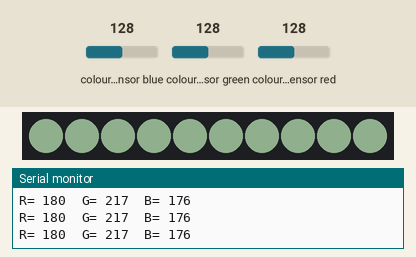
Bench run of a sketch on a simulated Arduino Uno, built with avr-gcc and run on an emulated ATmega328P. Parts: 10 RGB LEDs in strip order, left to right, the last lines printed to the serial monitor. Wiring (inferred from the names in the program): TCS3200 colour sensor: output pin 8; S2 pin 6; S3 pin 7; S0 pin 4; S1 pin 5. The inputs (shaded band) are chosen by the test bench; at power-on: colour sensor blue 128, colour sensor green 128, colour sensor red 128. Dim RGB values are drawn brighter than linear.

Above: at 1.2 s.
1.3 s: colour sensor blue set to 5
At 2.6 s:
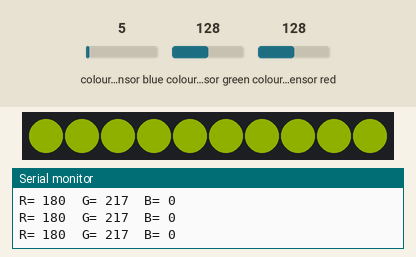
2.9 s: colour sensor green set to 5
At 4.4 s:
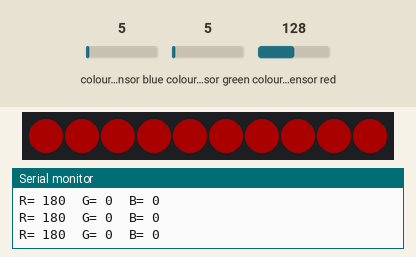
4.7 s: colour sensor blue set to 128
At 5.9 s:
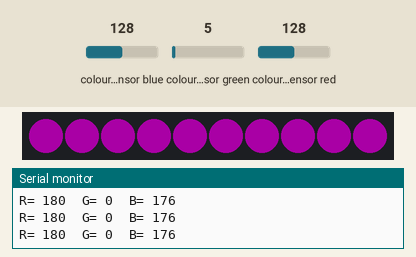
6.2 s: colour sensor red set to 5
At 7.7 s:
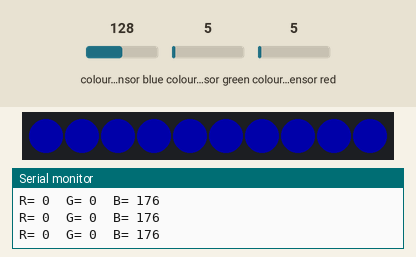
8.0 s: colour sensor green set to 64
At 9.5 s:
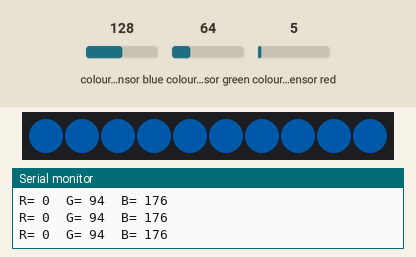
9.8 s: colour sensor red set to 128
At 10.4 s:
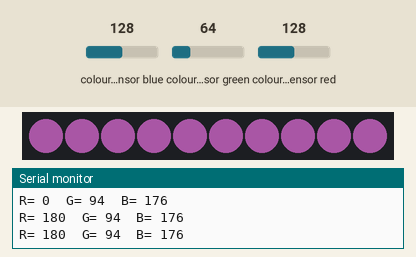
Timing chart, 0 to 12.6 s (numbered marks = the images above; inputs shaded):
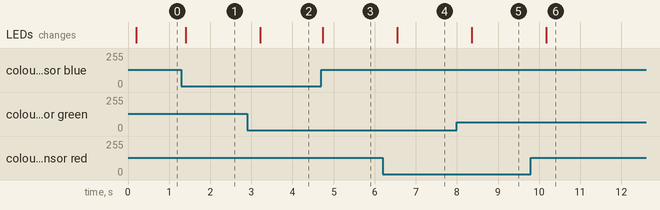

The sketch:

chameleon.ino
```cpp
#include <Adafruit_NeoPixel.h>
#ifdef __AVR__
#include <avr/power.h>
#endif

 // Which pin on the Arduino is connected to the NeoPixels?
#define PIN      9

 // How many NeoPixels are attached to the Arduino?
#define NUMPIXELS 10

Adafruit_NeoPixel pixels = Adafruit_NeoPixel(NUMPIXELS, PIN, NEO_GRB + NEO_KHZ800);

int delayval = 333; // delay

#define S0 4
#define S1 5
#define S2 6
#define S3 7
#define sensorOut 8

int frequency = 0;
int Red, Green, Blue;

void setup() {
  pinMode(S0, OUTPUT);
  pinMode(S1, OUTPUT);
  pinMode(S2, OUTPUT);
  pinMode(S3, OUTPUT);
  pinMode(sensorOut, INPUT);

  // Setting frequency-scaling to 20%
  digitalWrite(S0,HIGH);
  digitalWrite(S1,LOW);

  Serial.begin(9600);
  pixels.begin(); // This initializes the NeoPixel library.
}

void loop() {
  // Setting red filtered photodiodes to be read
  digitalWrite(S2,LOW);
  digitalWrite(S3,LOW);
  // Reading the output frequency
  frequency = pulseIn(sensorOut, LOW);
  //Remaping the value of the frequency to the RGB Model of 0 to 255
  frequency = map(frequency, 25,72,255,0);
  if (frequency < 0) {
    frequency = 0;
  }
  if (frequency > 255) {
    frequency = 255;
  }
  Red= frequency;
  // Printing the value on the serial monitor
  Serial.print("R= ");//printing name
  Serial.print(frequency);//printing RED color frequency
  Serial.print("  ");
  delay(100);

  // Setting Green filtered photodiodes to be read
  digitalWrite(S2,HIGH);
  digitalWrite(S3,HIGH);
  // Reading the output frequency
  frequency = pulseIn(sensorOut, LOW);
  //Remaping the value of the frequency to the RGB Model of 0 to 255
  frequency = map(frequency, 30,90,255,0);
  if (frequency < 0) {
    frequency = 0;
  }
  if (frequency > 255) {
    frequency = 255;
  }
  Green = frequency;
  // Printing the value on the serial monitor
  Serial.print("G= ");//printing name
  Serial.print(frequency);//printing RED color frequency
  Serial.print("  ");
  delay(100);

  // Setting Blue filtered photodiodes to be read
  digitalWrite(S2,LOW);
  digitalWrite(S3,HIGH);
  // Reading the output frequency
  frequency = pulseIn(sensorOut, LOW);
  //Remaping the value of the frequency to the RGB Model of 0 to 255
  frequency = map(frequency, 25,70,255,0);
  if (frequency < 0) {
    frequency = 0;
  }
  if (frequency > 255) {
    frequency = 255;
  }
  Blue = frequency;
  // Printing the value on the serial monitor
  Serial.print("B= ");//printing name
  Serial.print(frequency);//printing RED color frequency
  Serial.println("  ");
    for(int i = 0; i < NUMPIXELS; i++) {
      pixels.setPixelColor(i, pixels.Color(Red,Green,Blue)); // Moderately bright green color.
    }
  pixels.setBrightness(64);
  pixels.show(); // This sends the updated pixel color to the hardware.
  delay(100);
}
```

Measured:
- after the input at 1.3 s, the LEDs: change after 0.11 s (image 1)
- after the input at 2.9 s, the LEDs: change after 0.32 s (image 2)
- after the input at 4.7 s, the LEDs: change at once (image 3)
- after the input at 6.2 s, the LEDs: change after 0.35 s (image 4)
- after the input at 8.0 s, the LEDs: change after 0.36 s (image 5)
- after the input at 9.8 s, the LEDs: change after 0.37 s (image 6)
